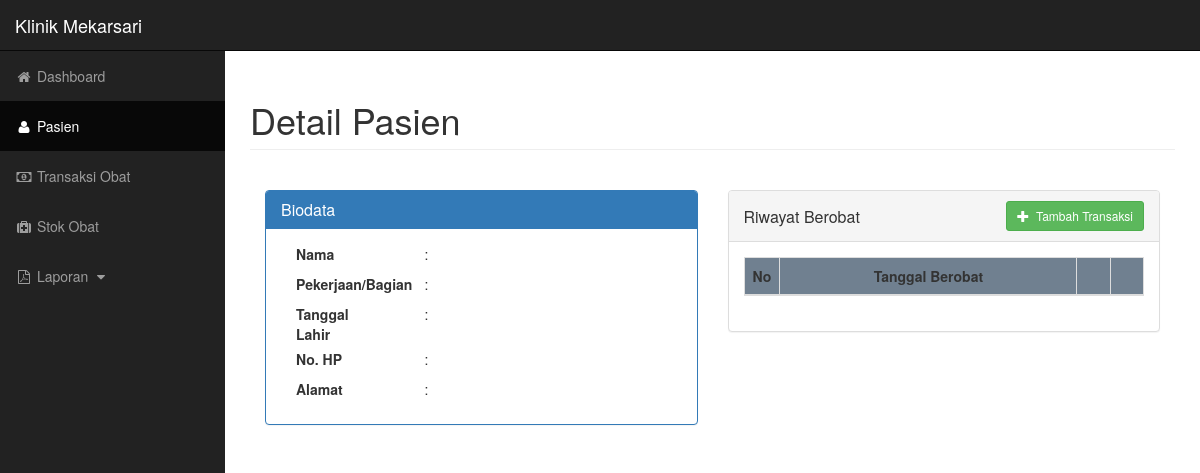
Page /detailp.php on the earlier database version.
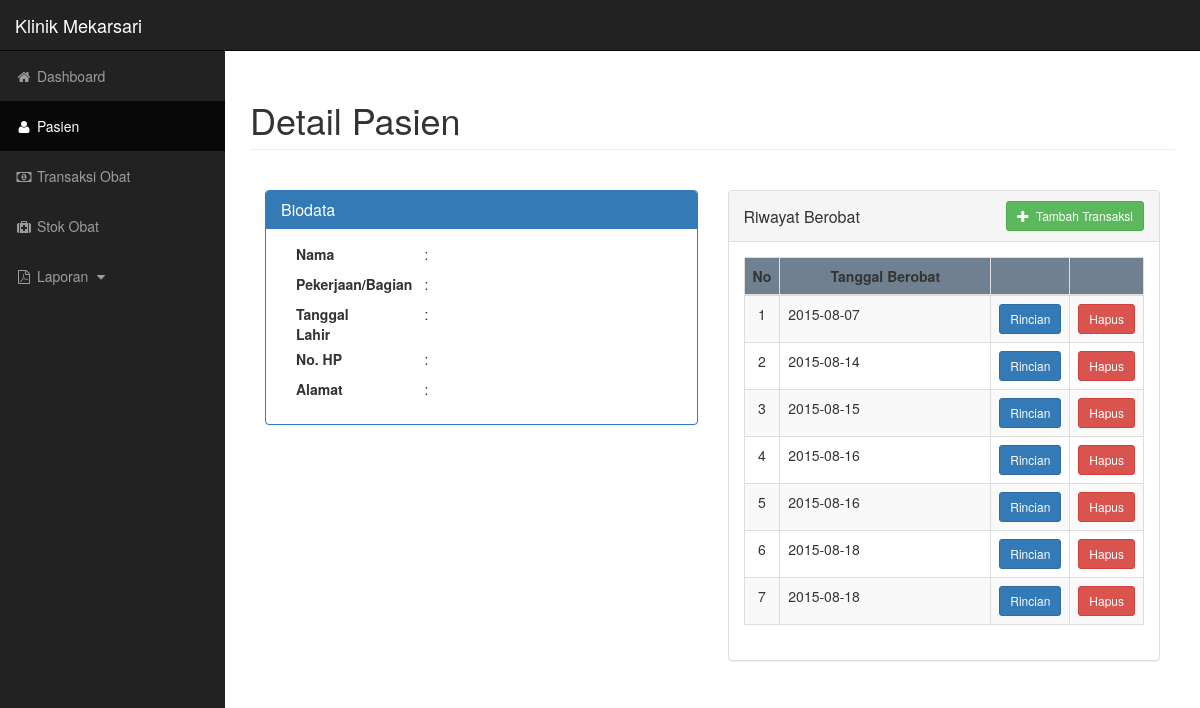
Same page on the later database version.
### tables this page shows
CREATE TABLE IF NOT EXISTS `tpa_pasien` (
  `tpa_id` int(11) NOT NULL,
  `tpa_tanggal_berobat` date NOT NULL,
  `tpa_me_id` int(11) NOT NULL,
  `tpa_mp_id` int(11) NOT NULL
);

### detailp.php (the view, shortened to what the changed rows need)
<!DOCTYPE html>
<html lang="en">
<?php
	$mp_id = $_GET['id'];
	$qr = mysql_query("select * from tpa_pasien where tpa_mp_id = '$mp_id' order by tpa_tanggal_berobat");
?>
<head>
    <link href="css/bootstrap.min.css" rel="stylesheet">
    <link rel="stylesheet" href="css/plugins/select2.min.css">
    <link href="css/sb-admin.css" rel="stylesheet">
    <link href="css/plugins/morris.css" rel="stylesheet">
    <link href="font-awesome/css/font-awesome.min.css" rel="stylesheet" type="text/css">
	<link href="css/modal dialog.css" rel="stylesheet">
</head>
<body>
    <div id="wrapper">
        <div id="page-wrapper">
            <div class="container-fluid">
                <div class="row">
                    <div class="col-lg-12">
						<h1 class="page-header">
                            Detail Pasien
                        </h1>
						<div class="col-lg-6">
							<div class="panel panel-default">
								<div class="panel-heading">
									<div class="row">
										<div class="col-lg-6">
											<h1 class="panel-title" style="margin-top: 7px">Riwayat Berobat</h1>
										</div>
									</div>
								</div>
								<div class="panel-body">
									<div class="table-responsive">
										<table class="table table-bordered table-hover table-striped">
											<thead>
												<tr style="    background-color: slategray;">
													<th class="col-sm-1" style="text-align: center">No</th>
													<th style="text-align: center">Tanggal Berobat</th>
													<th class="col-sm-1"></th>
													<th class="col-sm-1"></th>
												</tr>
											</thead>
											<tbody>
												<?php
													$i = 0;
													while($rw = mysql_fetch_array($qr))
													{
														$tpa_id = $rw['tpa_id'];
														$i++;
													?>
												<tr>
													<td style="text-align: center"><?php echo $i?></td>
													<td>
														<?php echo $rw['tpa_tanggal_berobat']?>
													</td>
													<td>
														<center>
															<button type="button" class="btn btn-primary btn-sm" data-toggle="modal" data-target="#rincian<?php echo $tpa_id?>">
															  Rincian
															</button>
														</center>
													</td>
													<td>
														<center>
															<button type="button" class="btn btn-danger btn-sm" data-toggle="modal" data-target="#hapus_riwayat<?php echo $tpa_id?> ">
															  Hapus
															</button>
														</center>
													</td>
												</tr>
												<?php } ?>
											</tbody>
										</table>
									</div>
								</div>
							</div>
						</div>
                    </div>
                </div>
            </div>
        </div>
    </div>
</body>
</html>

Differences in the rows shown:
now on this page (row edited): tpa_pasien: tpa_tanggal_berobat "2015-08-07"
now on this page (row edited): tpa_pasien: tpa_tanggal_berobat "2015-08-14"
now on this page (row edited): tpa_pasien: tpa_tanggal_berobat "2015-08-15"
now on this page (row edited): tpa_pasien: tpa_tanggal_berobat "2015-08-16"
now on this page (row edited): tpa_pasien: tpa_tanggal_berobat "2015-08-16"
now on this page (row edited): tpa_pasien: tpa_tanggal_berobat "2015-08-18"
now on this page (row edited): tpa_pasien: tpa_tanggal_berobat "2015-08-18"
